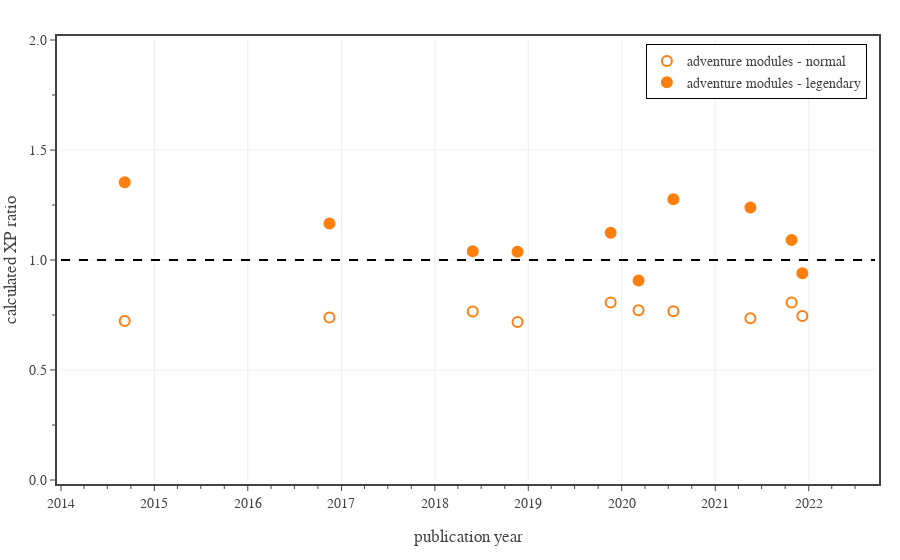

Notebook cell for this chart:
### Code cell
# plot eXP ratio vs time. Split data by book type.
from datetime import date
import plotly.express as px
from bs4 import BeautifulSoup

groups = {
    'adventure modules - normal': {
        'Legendary': ['N'],
        'marker': dict(
            size=10, 
            color='rgba(0,0,0,0.0)', 
            line=dict(color='#ff7f0e', width=2)
        )
    },
    'adventure modules - legendary': {
        'Legendary': ['L','LL'],
        'marker': dict(
            size=10, 
            color='#ff7f0e', 
            line=dict(color='#ff7f0e', width=2)
        )
    }
}

# summarize the current dataset
df1 = df0[df0['CR'].between(1,30) 
    & df0['Legendary'].isin(['N','L','LL'])
    & df0['Book Type'].isin(['Source'])]
df1['group'] = df1.apply(lambda row: 'source books - normal' if row['Legendary'] == 'N' else 'source books - legendary', axis=1)

group_columns = ['Date','group','Book']
date_range = [date(2014, 1, 1), date.today()]

# plot results
fig = go.Figure()

for g in groups:
    group = groups[g]
    mask = (df1['Legendary'].isin(group['Legendary']))
    dfG = df1[mask].groupby(group_columns).size().to_frame('Total').reset_index()
    dfG['eXP Ratio Mean'] = df1[mask].groupby(group_columns).mean().reset_index()['eXP Ratio']
    dfG['eXP Ratio Std Dev'] = df1[mask].groupby(group_columns).std().reset_index()['eXP Ratio']
    dfG = dfG.sort_values(by=['Date'])
    dfG = dfG[dfG['Total'].ge(1)]
    
    fig.add_trace(go.Scatter(
        x=dfG['Date'], 
        y=dfG['eXP Ratio Mean'],
        mode='markers',
        name=g,
    ))

    fig.update_traces(
        selector=dict(name=g),
        customdata = np.stack((dfG['Book'], dfG['Total']), axis=-1),
        hovertemplate = '<b>%{customdata[0]}</b><br>'
            + 'Date: %{x}<br>'
            + 'XP ratio: %{y:.2f}<br>'
            + 'Monsters: %{customdata[1]:.0f}'
            + '<extra></extra>',
        marker=group['marker'],
    )

fig.add_trace(go.Scatter(
    x=date_range, 
    y=[1, 1],
    mode='lines', 
    line=dict(color='black', dash='dash'),
    showlegend=False,
    hoverinfo='skip'
))

fig.update_layout(
    template=TFB_TEMPLATE,
    hoverlabel=dict(
        bgcolor='white',
    ),
    xaxis=dict(
        title_text='publication year',
        range=date_range,
    ),
    yaxis=dict(
        title_text='calculated XP ratio',
        range=[0, 2],
        tick0=0, dtick=0.5,
        tickformat='.1f',
        minor=dict(tick0=0, dtick=0.25),
    ),
    legend=dict(
        yanchor='top',  y=0.99,
        xanchor='right', x=0.99,
        orientation='v',
    ),
)

fig.show(config=TFB_CONFIG)
#fig.show()
if SAVEFIGS:
    file_name = f'./exp-ratio-mean-vs-time-source-books-legendary.html'
    fig.write_html(
        file_name, 
        include_plotlyjs=False, 
        full_html=False, 
        config=TFB_CONFIG
    )
    # add style to figure
    with open(file_name, 'r') as fin:
        fig_soup = BeautifulSoup(fin, 'html.parser')

    fig_soup.div['style'] = 'width:800px; min-width:50%; max-width:100%'
    with open(file_name, 'wb') as fout:
        fout.write(fig_soup.prettify('utf-8'))

### Figure 1 — Plotly figure (JSON) as saved in the notebook; plotly's stock layout.template omitted (floating-point values rounded to 4 significant figures)
{"data": [{"customdata": [["MM", 265], ["VGtM", 105], ["MToF", 87], ["GGtR", 47], ["ERftLW", 19], ["EGtW", 26], ["MOoT", 38], ["VRGtR", 26], ["FToD", 49], ["SaCoC", 30]], "hovertemplate": "<b>%{customdata[0]}</b><br>Date: %{x}<br>XP ratio: %{y:.2f}<br>Monsters: %{customdata[1]:.0f}<extra></extra>", "marker": {"color": "rgba(0,0,0,0.0)", "line": {"color": "#ff7f0e", "width": 2}, "size": 10}, "mode": "markers", "name": "adventure modules - normal", "type": "scatter", "x": ["2014-09-07T00:00:00", "2016-11-15T00:00:00", "2018-05-29T00:00:00", "2018-11-20T00:00:00", "2019-11-19T00:00:00", "2020-03-07T00:00:00", "2020-07-21T00:00:00", "2021-05-18T00:00:00", "2021-10-26T00:00:00", "2021-12-07T00:00:00"], "y": [0.7226, 0.7391, 0.7661, 0.7179, 0.8071, 0.772, 0.7669, 0.7351, 0.8071, 0.7451]}, {"customdata": [["MM", 39], ["VGtM", 5], ["MToF", 27], ["GGtR", 13], ["ERftLW", 8], ["EGtW", 3], ["MOoT", 7], ["VRGtR", 6], ["FToD", 49], ["SaCoC", 8]], "hovertemplate": "<b>%{customdata[0]}</b><br>Date: %{x}<br>XP ratio: %{y:.2f}<br>Monsters: %{customdata[1]:.0f}<extra></extra>", "marker": {"color": "#ff7f0e", "line": {"color": "#ff7f0e", "width": 2}, "size": 10}, "mode": "markers", "name": "adventure modules - legendary", "type": "scatter", "x": ["2014-09-07T00:00:00", "2016-11-15T00:00:00", "2018-05-29T00:00:00", "2018-11-20T00:00:00", "2019-11-19T00:00:00", "2020-03-07T00:00:00", "2020-07-21T00:00:00", "2021-05-18T00:00:00", "2021-10-26T00:00:00", "2021-12-07T00:00:00"], "y": [1.354, 1.166, 1.04, 1.038, 1.124, 0.9066, 1.276, 1.239, 1.091, 0.9396]}, {"hoverinfo": "skip", "line": {"color": "black", "dash": "dash"}, "mode": "lines", "showlegend": false, "type": "scatter", "x": ["2014-01-01", "2022-09-17"], "y": [1, 1]}], "layout": {"hoverlabel": {"bgcolor": "white"}, "legend": {"orientation": "v", "x": 0.99, "xanchor": "right", "y": 0.99, "yanchor": "top"}, "xaxis": {"range": ["2014-01-01", "2022-09-17"], "title": {"text": "publication year"}}, "yaxis": {"dtick": 0.5, "minor": {"dtick": 0.25, "tick0": 0}, "range": [0, 2], "tick0": 0, "tickformat": ".1f", "title": {"text": "calculated XP ratio"}}}}
